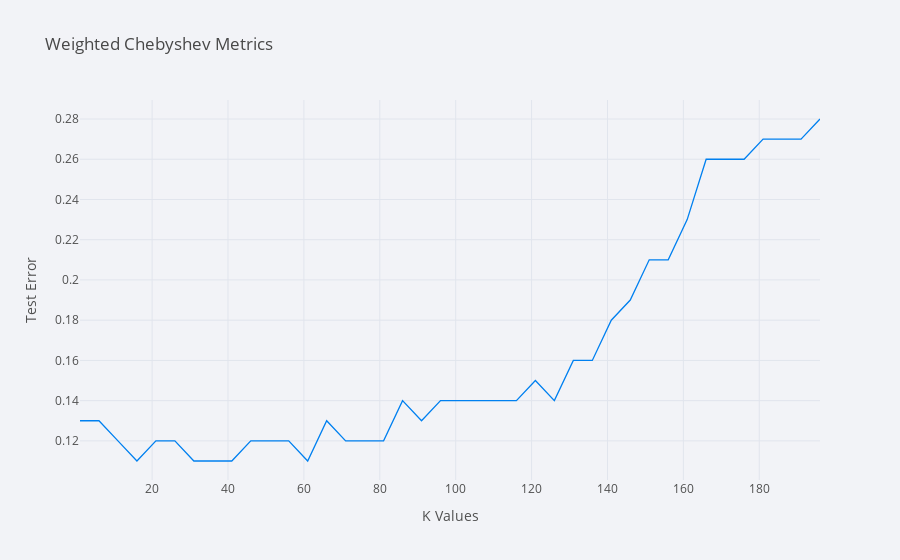

The cell this chart's notebook holds for it:
### Markdown cell above
~~~
Chebyshev
~~~

### Code cell
Optimal_k, MaxtestScore = 0, 0
Error_test = []
for k in range_k:
    knn = KNeighborsClassifier(metric='chebyshev', p=float('inf') , n_neighbors = k , weights='distance')
    Xtrain,Ytrain = dfTraining.drop(columns = ['class']), dfTraining['class']
    
    knn.fit(Xtrain, Ytrain)
    testScore = knn.score(Xtest,Ytest)
    Ypred = knn.predict(Xtest)
    Error_test.append(1-testScore)
    Train_Error_Records.append(1-knn.score(Xtrain,Ytrain))
    
    #print(testScore)
    if MaxtestScore < testScore and k>1:
        MaxtestScore = testScore
        Optimal_k = k

CF_Matrix = confusion_matrix(Ytest,Ypred)

Header_WChebyshev = ['Max Test Accuracy','Best k value','Test Error','Confusion matrix','F1 Score','Training score','Precision Score']   
Content_WChebyshev = [[MaxtestScore,Optimal_k,1-MaxtestScore,CF_Matrix,f1_score(Ytest,Ypred,average='weighted'),
                       knn.score(Xtrain,Ytrain),precision_score(Ytest,Ypred)]]

SummarizeTable(Header_WChebyshev,Content_WChebyshev)
df_k_error = pd.DataFrame({'k Values': range_k,'Testing errors':Error_test})
df_k_error.iplot(x='k Values', y='Testing errors', xTitle='K Values', yTitle='Test Error', title = 'Weighted Chebyshev Metrics')

### Figure 1 — Plotly figure (JSON) as saved in the notebook; plotly's stock layout.template omitted (floating-point values rounded to 4 significant figures)
{"data": [{"line": {"color": "rgba(0, 128, 240, 1.0)", "dash": "solid", "shape": "linear", "width": 1.3}, "mode": "lines", "name": "Testing errors", "text": "", "type": "scatter", "x": [1, 6, 11, 16, 21, 26, 31, 36, 41, 46, 51, 56, 61, 66, 71, 76, 81, 86, 91, 96, 101, 106, 111, 116, 121, 126, 131, 136, 141, 146, 151, 156, 161, 166, 171, 176, 181, 186, 191, 196], "y": [0.13, 0.13, 0.12, 0.11, 0.12, 0.12, 0.11, 0.11, 0.11, 0.12, 0.12, 0.12, 0.11, 0.13, 0.12, 0.12, 0.12, 0.14, 0.13, 0.14, 0.14, 0.14, 0.14, 0.14, 0.15, 0.14, 0.16, 0.16, 0.18, 0.19, 0.21, 0.21, 0.23, 0.26, 0.26, 0.26, 0.27, 0.27, 0.27, 0.28]}], "layout": {"legend": {"bgcolor": "#F2F3F7", "font": {"color": "#505050"}}, "paper_bgcolor": "#F2F3F7", "plot_bgcolor": "#F2F3F7", "title": {"font": {"color": "#484848"}, "text": "Weighted Chebyshev Metrics"}, "xaxis": {"gridcolor": "#E1E5ED", "showgrid": true, "tickfont": {"color": "#505050"}, "title": {"font": {"color": "#505050"}, "text": "K Values"}, "zerolinecolor": "#E1E5ED"}, "yaxis": {"gridcolor": "#E1E5ED", "showgrid": true, "tickfont": {"color": "#505050"}, "title": {"font": {"color": "#505050"}, "text": "Test Error"}, "zerolinecolor": "#E1E5ED"}}}
